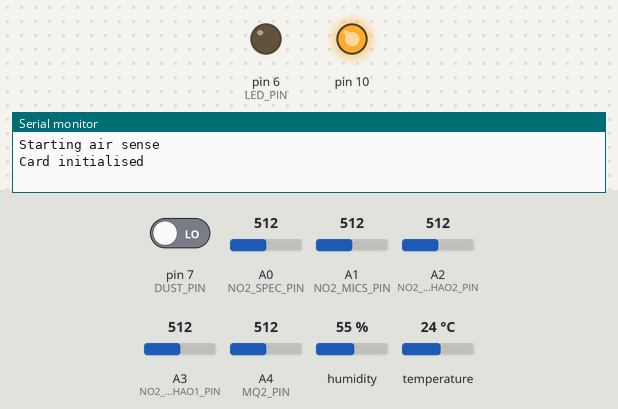
A sketch run on a simulated Arduino Uno, built with avr-gcc and run on an emulated ATmega328P. Shown: output pins drawn as LEDs (lit = HIGH), the last lines printed to the serial monitor. Dashed ring = blinking. Inputs (shaded band) come from the test bench; at power-on: pin 7 (DUST_PIN) LOW, A0 (NO2_SPEC_PIN) = 512, A1 (NO2_MICS_PIN) = 512, A2 (NO2_ALPHAO2_PIN) = 512, A3 (NO2_ALPHAO1_PIN) = 512, A4 (MQ2_PIN) = 512, humidity 55 %, temperature 24 °C. Storage starts empty.

Above: at 3.0 s.
At 38.1 s:
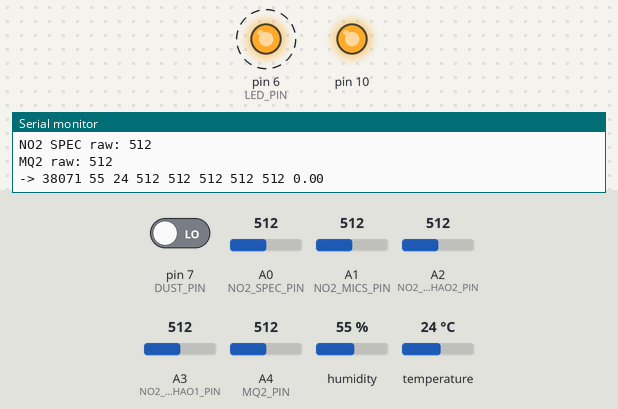
Timing chart, 0 to 43.0 s (numbered marks = the images above):
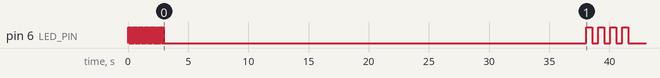

The sketch:

AirSense_1.ino
```cpp
#include <SPI.h>
#include <SD.h>
#include <dht11.h>

//pins

#define NO2_SPEC_PIN     A0 //pin of the NO2 SPEC chemical sensor
#define NO2_MICS_PIN     A1 //pin of the NO2 Mics metaloxide sensor
#define NO2_ALPHAO2_PIN  A2 //pin of the NO2 Alphasense chemical sensor, opamp2
#define NO2_ALPHAO1_PIN  A3 //pin of the NO2 Alphasense chemical sensor, opamp17
#define MQ2_PIN          A4 //pin fo the M2 sensor
#define DHT11_PIN        2 //pin where the DHT11 is connected
#define SD_CS_PIN        4 //chip select pin of the SD card reader
#define LED_PIN          6 //pin used for signalling
#define DUST_PIN         7 //pin of the dust sensor
// 11, 12 and 13 are taken by the SD card


#define DUST_SAMPLE_TIME  30000 //sampling time in ms
#define SLEEP_TIME        60000 //sensor sleep time in ms

dht11 DHT11;

#define filename "airsense.csv" //filename written on the SD card

int temperature;
int humidity;

int rawno2_MICS;
int rawno2_SPEC;
int rawno2_ALPHAO1;
int rawno2_ALPHAO2;
int rawmq2;
float dustRatio;

unsigned long lastSample;


//Flashes the LED
//time: total signalling time in milliseconds
//period: flashing period in milliseconds
//forever: flashes forever
void LED(int time, int period, boolean forever){
  unsigned long now = millis();
  while((millis() - now < time) || (forever)){
     digitalWrite(LED_PIN, HIGH);
     delay(period);
     digitalWrite(LED_PIN, LOW);
     delay(period);
  }
}

//Prints a line of measurements to the SD
void printToSD(){
  File logfile = SD.open(filename, FILE_WRITE);
  if (!logfile) {
    Serial.println(F("Cannot open file!"));
    LED(0, 200, true);
  } else {

    String s = String ();
    s+= millis();
    s+= " ";
    s+= humidity;
    s+= " ";
    s+= temperature;
    s+= " ";
    s+= rawno2_MICS;
    s+= " ";
    s+= rawno2_SPEC;
    s+= " ";
    s+= rawno2_ALPHAO1;
    s+= " ";
    s+= rawno2_ALPHAO2;
    s+= " ",
    s+= rawmq2;
    s+= " ";
    s+= dustRatio,

    Serial.print("-> ");
    Serial.println(s);
    logfile.println(s);
    logfile.close();
  }
}


void setup() {
  Serial.begin(115200);
  Serial.println(F("Starting air sense"));

  pinMode(LED_PIN, OUTPUT);
  pinMode(DHT11_PIN, INPUT);
  pinMode(NO2_MICS_PIN, INPUT);
  pinMode(NO2_ALPHAO1_PIN, INPUT);
  pinMode(NO2_ALPHAO2_PIN, INPUT);
  pinMode(MQ2_PIN, INPUT);

  SPI.begin(); //start the spi-bus

  if (!SD.begin(SD_CS_PIN)) {
    Serial.println(F("Card failed"));
    LED(0, 200, true);
  } else Serial.println(F("Card initialised"));

  File logfile = SD.open(filename, FILE_WRITE);
  if (!logfile) {
    Serial.println(F("Cannot open file!"));
    LED(0, 200, true);
  } else {
    logfile.println(F("#timestamp humidity temperature rawNO2_Mics rawNO2_SPEC rawNO2_Alpha1 rawNO2_Alpha2 rawmq2 dustratio"));
    logfile.close();
  }
  LED(3000, 50, false);

  lastSample = -SLEEP_TIME;
}

void loop() {
  while((millis() - lastSample) < (SLEEP_TIME)) {
    delay(1000); //waste some time
  }
  lastSample = millis();
  getDust();
  getTempHum();
  getN02_MICS();
  getN02_ALPHA();
  getN02_SPEC();
  getMQ2();
  printToSD();
  LED(4000, 500, false);
}


void getTempHum() {
  if(DHT11.read(DHT11_PIN) == DHTLIB_OK){
    temperature = (float) DHT11.temperature;
    humidity = (float) DHT11.humidity;
    Serial.print(F("Temperature: "));
    Serial.print(temperature);
    Serial.print(F(", humidity: "));
    Serial.println(humidity);
  } else {
    Serial.print(F("Cannot read DHT11 on pin "));
    Serial.println(DHT11_PIN);
    temperature = -1;
    humidity = -1;
   }
}

int getAndAvg(int pin, int iterations) {
  unsigned long acc = 0;
  for(int i=0; i< iterations; i++){
    acc+= analogRead(pin);
    delay(100);
  }
  return (int)(acc/iterations);
}


void getN02_MICS() {
  rawno2_MICS = getAndAvg(NO2_MICS_PIN, 10);
  Serial.print(F("NO2 Mics raw: "));
  Serial.println(rawno2_MICS);
}

void getN02_ALPHA() {
  rawno2_ALPHAO1 = getAndAvg(NO2_ALPHAO1_PIN, 10);
  rawno2_ALPHAO2 = getAndAvg(NO2_ALPHAO2_PIN, 10);
  Serial.print(F("NO2 alphasense raw: "));
  Serial.print(rawno2_ALPHAO1);
  Serial.print(F(", "));
  Serial.println(rawno2_ALPHAO2);
}

void getN02_SPEC() {
  rawno2_SPEC = getAndAvg(NO2_SPEC_PIN, 10);
  Serial.print(F("NO2 SPEC raw: "));
  Serial.println(rawno2_SPEC);
}

void getMQ2() {
  rawmq2 = getAndAvg(MQ2_PIN, 10);
  Serial.print(F("MQ2 raw: "));
  Serial.println(rawmq2);
}

void getDust() {
  unsigned long duration;
  unsigned long sampletime_ms = DUST_SAMPLE_TIME;
  unsigned long rawdust = 0;

  unsigned long time = millis();
  while ((millis() - time) < sampletime_ms)
  {
    duration = pulseIn(DUST_PIN, LOW);
    rawdust = rawdust + duration;
  }
  dustRatio = rawdust / (sampletime_ms * 10.0); //in percentage 0 to 100

  Serial.print(F("Dust ratio: "));
  Serial.println(dustRatio);
}
```

Measured:
- by itself, pin 6 (LED_PIN): goes 29 × (LOW 0.05 s, HIGH 0.05 s), LOW 35.1 s, 3 × (HIGH 0.50 s, LOW 0.50 s), HIGH 0.50 s, then LOW
